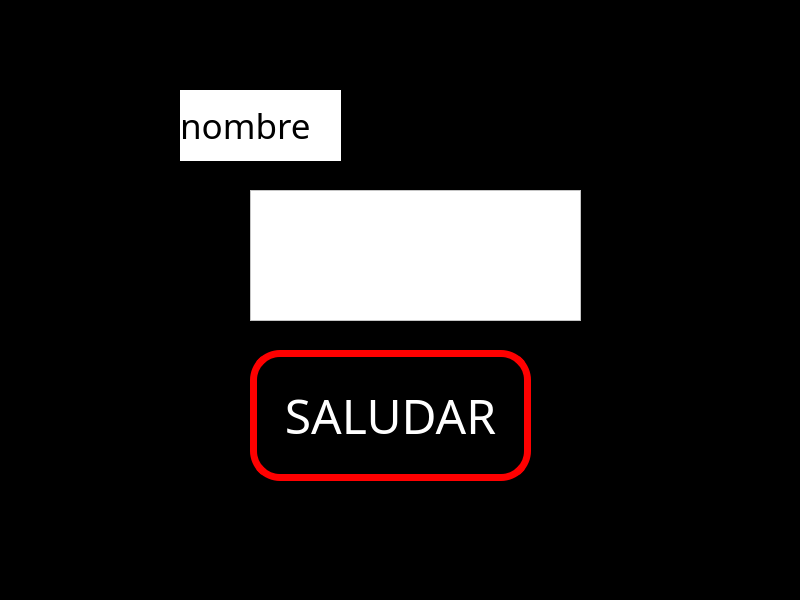
<?xml version="1.0" encoding="UTF-8"?>
<ui version="4.0">
 <class>MainWindow</class>
 <widget class="QMainWindow" name="MainWindow">
  <property name="geometry">
   <rect>
    <x>0</x>
    <y>0</y>
    <width>800</width>
    <height>600</height>
   </rect>
  </property>
  <property name="windowTitle">
   <string>MainWindow</string>
  </property>
  <property name="styleSheet">
   <string notr="true">background-color: rgb(0, 0, 0);</string>
  </property>
  <widget class="QWidget" name="centralwidget">
   <widget class="QPushButton" name="BTN_SALUDO">
    <property name="geometry">
     <rect>
      <x>250</x>
      <y>350</y>
      <width>281</width>
      <height>131</height>
     </rect>
    </property>
    <property name="font">
     <font>
      <family>Rockwell</family>
      <pointsize>36</pointsize>
      <italic>false</italic>
     </font>
    </property>
    <property name="cursor">
     <cursorShape>PointingHandCursor</cursorShape>
    </property>
    <property name="contextMenuPolicy">
     <enum>Qt::DefaultContextMenu</enum>
    </property>
    <property name="toolTip">
     <string notr="true"/>
    </property>
    <property name="styleSheet">
     <string notr="true">background-color: rgb(0, 0, 0);
color: rgb(255,255,255);
border-radius: 30px;
border: 7px solid red;</string>
    </property>
    <property name="text">
     <string>SALUDAR</string>
    </property>
    <property name="autoRepeatInterval">
     <number>100</number>
    </property>
    <property name="autoDefault">
     <bool>false</bool>
    </property>
   </widget>
   <widget class="QLabel" name="label">
    <property name="geometry">
     <rect>
      <x>180</x>
      <y>90</y>
      <width>161</width>
      <height>71</height>
     </rect>
    </property>
    <property name="font">
     <font>
      <family>Myanmar Text</family>
      <pointsize>26</pointsize>
     </font>
    </property>
    <property name="styleSheet">
     <string notr="true">background-color: rgb(255, 255, 255);</string>
    </property>
    <property name="text">
     <string>nombre</string>
    </property>
   </widget>
   <widget class="QTextBrowser" name="text">
    <property name="geometry">
     <rect>
      <x>250</x>
      <y>190</y>
      <width>331</width>
      <height>131</height>
     </rect>
    </property>
    <property name="styleSheet">
     <string notr="true">background-color: rgb(255, 255, 255);</string>
    </property>
   </widget>
  </widget>
  <widget class="QMenuBar" name="menubar">
   <property name="geometry">
    <rect>
     <x>0</x>
     <y>0</y>
     <width>800</width>
     <height>26</height>
    </rect>
   </property>
  </widget>
  <widget class="QStatusBar" name="statusbar"/>
 </widget>
 <resources/>
 <connections/>
</ui>
